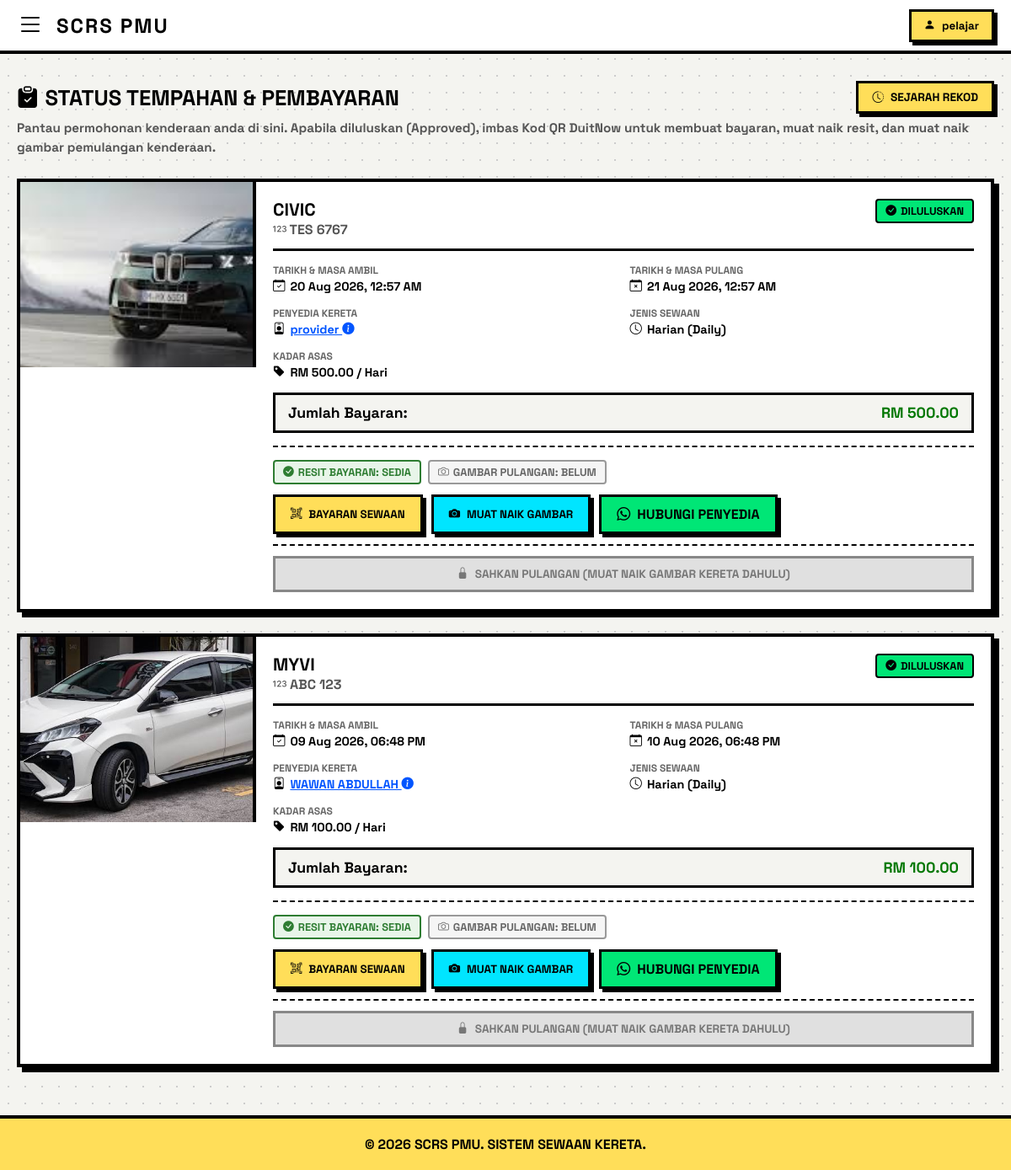
/my_bookings.php (signed in), run on the app's committed database.
### tables this page shows
CREATE TABLE `bookings` (
  `id` int(11) NOT NULL AUTO_INCREMENT,
  `student_id` int(11) NOT NULL,
  `car_id` int(11) NOT NULL,
  `rent_type` enum('Daily','Hourly') NOT NULL,
  `start_date` datetime NOT NULL,
  `end_date` datetime NOT NULL,
  `total_price` decimal(10,2) NOT NULL,
  `payment_receipt` varchar(255) DEFAULT NULL,
  `receipt_file` varchar(255) DEFAULT NULL,
  `status` enum('Pending','Approved','Rejected','Completed') DEFAULT 'Pending',
  `created_at` timestamp NOT NULL DEFAULT current_timestamp(),
  `return_image` varchar(255) DEFAULT NULL,
  PRIMARY KEY (`id`),
  KEY `student_id` (`student_id`),
  KEY `car_id` (`car_id`),
  CONSTRAINT `bookings_ibfk_1` FOREIGN KEY (`student_id`) REFERENCES `students` (`id`) ON DELETE CASCADE,
  CONSTRAINT `bookings_ibfk_2` FOREIGN KEY (`car_id`) REFERENCES `cars` (`id`) ON DELETE CASCADE
);

CREATE TABLE `cars` (
  `id` int(11) NOT NULL AUTO_INCREMENT,
  `provider_id` int(11) NOT NULL,
  `car_brand` varchar(100) NOT NULL DEFAULT '',
  `car_model` varchar(100) NOT NULL,
  `car_plate` varchar(20) NOT NULL,
  `transmission` varchar(20) NOT NULL,
  `seat_capacity` int(11) NOT NULL,
  `price_per_day` decimal(10,2) NOT NULL,
  `price_per_hour` decimal(10,2) NOT NULL,
  `car_image` varchar(255) NOT NULL,
  `status` enum('Available','Unavailable') DEFAULT 'Available',
  `created_at` timestamp NOT NULL DEFAULT current_timestamp(),
  PRIMARY KEY (`id`),
  KEY `provider_id` (`provider_id`),
  CONSTRAINT `cars_ibfk_1` FOREIGN KEY (`provider_id`) REFERENCES `providers` (`id`) ON DELETE CASCADE
);

CREATE TABLE `providers` (
  `id` int(11) NOT NULL AUTO_INCREMENT,
  `username` varchar(50) NOT NULL,
  `email` varchar(100) NOT NULL,
  `full_name` varchar(150) NOT NULL,
  `phone_no` varchar(20) NOT NULL,
  `no_ic` varchar(15) NOT NULL,
  `password` varchar(255) NOT NULL,
  `ic_file` varchar(255) NOT NULL,
  `licence_file` varchar(255) NOT NULL,
  `insurance_file` varchar(255) NOT NULL,
  `greencard_file` varchar(255) NOT NULL,
  `roadtax_file` varchar(255) NOT NULL,
  `qr_code_image` varchar(255) DEFAULT NULL,
  `created_at` timestamp NOT NULL DEFAULT current_timestamp(),
  `status` enum('pending','approved','rejected') DEFAULT 'approved',
  `profile_picture` varchar(255) DEFAULT NULL,
  PRIMARY KEY (`id`)
);

### my_bookings.php (the view, shortened to what the rows shown need)
<?php
require 'db.php';
$student_id = $_SESSION['student_id'];
$sql_bookings = "SELECT b.*, c.car_brand, c.car_model, c.car_plate, c.car_image, c.transmission, c.seat_capacity, c.price_per_day, c.price_per_hour,
                 p.username AS provider_username, p.email AS provider_email,
                 p.full_name AS provider_name, p.phone_no AS provider_phone,
                 p.roadtax_file AS provider_roadtax, p.insurance_file AS provider_insurance,
                 p.profile_picture AS provider_profile_picture,
                 p.qr_code_image AS provider_qr_code
                 FROM bookings b
                 JOIN cars c ON b.car_id = c.id
                 JOIN providers p ON c.provider_id = p.id
                 WHERE b.student_id = ? AND b.status IN ('Pending', 'Approved')
                 ORDER BY b.created_at DESC";
$stmt = $conn->prepare($sql_bookings);
$stmt->bind_param("i", $student_id);
$stmt->execute();
$result_bookings = $stmt->get_result();
?>
<!DOCTYPE html>
<html lang="ms">
<head>
    <link rel="stylesheet" href="https://cdn.jsdelivr.net/npm/bootstrap-icons@1.10.5/font/bootstrap-icons.css">
</head>
<body>
    <main class="main-content">
        <div style="margin-bottom: 25px;">
            <div class="header-flex" style="display: flex; justify-content: space-between; align-items: center; flex-wrap: wrap; gap: 15px; margin-bottom: 6px;">
                <h1 style="font-size: 1.6rem; font-weight: 900; text-transform: uppercase; margin: 0; color: var(--black); display: flex; align-items: center; gap: 8px;">
                    <i class="bi bi-clipboard-check-fill text-dark"></i> Status Tempahan & Pembayaran
                </h1>
            </div>
        </div>
        <?php if ($result_bookings->num_rows > 0): ?>
            <?php while ($booking = $result_bookings->fetch_assoc()):
                $is_approved = ($booking['status'] == 'Approved');
                $badge_class = $is_approved ? 'badge-approved' : 'badge-pending';
                $status_text = $is_approved ? 'Diluluskan' : 'Menunggu Pengesahan';
                $status_icon = $is_approved ? 'bi-check-circle-fill' : 'bi-hourglass-split';
            ?>
                <div class="booking-card">
                    <img src="<?php echo htmlspecialchars($booking['car_image']); ?>" class="booking-img" alt="Kereta">
                    <div class="booking-body">
                        <div>
                            <div class="booking-header">
                                <div>
                                    <h3 class="car-name"><?php echo htmlspecialchars($booking['car_model']); ?></h3>
                                    <span class="car-plate"><i class="bi bi-123 me-1"></i> <?php echo htmlspecialchars($booking['car_plate']); ?></span>
                                </div>
                                <span class="neo-badge <?php echo $badge_class; ?>">
                                    <i class="bi <?php echo $status_icon; ?>"></i> <?php echo $status_text; ?>
                                </span>
                            </div>
                            <div class="details-grid">
                                <div class="detail-item">
                                    <span class="detail-label">Tarikh & Masa Ambil</span>
                                    <div class="detail-value"><i class="bi bi-calendar-check text-success"></i> <?php echo date('d M Y, h:i A', strtotime($booking['start_date'])); ?></div>
                                </div>
                                <div class="detail-item">
                                    <span class="detail-label">Tarikh & Masa Pulang</span>
                                    <div class="detail-value"><i class="bi bi-calendar-x text-danger"></i> <?php echo date('d M Y, h:i A', strtotime($booking['end_date'])); ?></div>
                                </div>
                                <div class="detail-item">
                                    <span class="detail-label">Penyedia Kereta</span>
                                    <div class="detail-value">
                                        <i class="bi bi-person-badge text-primary"></i>
                                        <a href="javascript:void(0)" onclick="showProviderModal('<?php echo htmlspecialchars($booking['provider_username'], ENT_QUOTES); ?>', '<?php echo htmlspecialchars($booking['provider_email'], ENT_QUOTES); ?>', '<?php echo htmlspecialchars($booking['provider_phone'], ENT_QUOTES); ?>', '<?php echo htmlspecialchars($booking['provider_roadtax'] ?? '', ENT_QUOTES); ?>', '<?php echo htmlspecialchars($booking['provider_insurance'] ?? '', ENT_QUOTES); ?>', '<?php echo htmlspecialchars($booking['provider_profile_picture'] ?? '', ENT_QUOTES); ?>', '<?php echo htmlspecialchars($booking['provider_qr_code'] ?? '', ENT_QUOTES); ?>')" style="color: #0055ff; font-weight: 900; text-decoration: underline; cursor: pointer;">
                                            <?php echo htmlspecialchars($booking['provider_name']); ?> <i class="bi bi-info-circle-fill ms-1 fs-6"></i>
                                        </a>
                                    </div>
                                </div>
                                <div class="detail-item">
                                    <span class="detail-label">Jenis Sewaan</span>
                                    <div class="detail-value"><i class="bi bi-clock"></i> <?php echo ($booking['rent_type'] == 'Daily') ? 'Harian (Daily)' : 'Jam (Hourly)'; ?></div>
                                </div>
                                <div class="detail-item">
                                    <span class="detail-label">Kadar Asas</span>
                                    <div class="detail-value">
                                        <i class="bi bi-tag-fill text-warning"></i>
                                        RM <?php echo number_format(($booking['rent_type'] == 'Daily') ? $booking['price_per_day'] : $booking['price_per_hour'], 2); ?> / <?php echo ($booking['rent_type'] == 'Daily') ? 'Hari' : 'Jam'; ?>
                                    </div>
                                </div>
                            </div>
                            <div class="price-box">
                                <span>Jumlah Bayaran:</span>
                                <span style="color: #007700;">RM <?php echo number_format($booking['total_price'], 2); ?></span>
                            </div>
                        </div>
                        <div>
                            <?php if ($is_approved):
                                $phone = preg_replace('/[^0-9]/', '', $booking['provider_phone']);
                                $prov_qr = $booking['provider_qr_code'] ?? '';
                                $has_qr = (!empty($prov_qr) && file_exists($prov_qr));
                                $has_receipt = (!empty($booking['payment_receipt']) && file_exists($booking['payment_receipt']));
                                $has_return_img = (!empty($booking['return_image']) && file_exists($booking['return_image']));
                                $bookingModalData = htmlspecialchars(json_encode([
                                    'id' => (int)$booking['id'],
                                    'carModel' => $booking['car_model'],
                                    'carPlate' => $booking['car_plate'],
                                    'totalPrice' => (float)$booking['total_price'],
                                    'providerName' => $booking['provider_name'],
                                    'qrCode' => $has_qr ? $prov_qr : '',
                                    'receipt' => $has_receipt ? $booking['payment_receipt'] : '',
                                    'returnImage' => $has_return_img ? $booking['return_image'] : ''
                                ], JSON_HEX_TAG | JSON_HEX_APOS | JSON_HEX_QUOT | JSON_HEX_AMP), ENT_QUOTES, 'UTF-8');
                            ?>
                                <div style="margin-top: 15px; border-top: 2px dashed var(--black); padding-top: 15px; text-align: left;">
                                    <?php
                                    $can_complete = ($has_receipt && $has_return_img);
                                    $disabled_text = "";
                                    if (!$can_complete) {
                                        if (!$has_receipt && !$has_return_img) {
                                            $disabled_text = "Sahkan Pulangan (Muat Naik Resit & Gambar Dahulu)";
                                        } elseif (!$has_receipt) {
                                            $disabled_text = "Sahkan Pulangan (Muat Naik Resit Bayaran Dahulu)";
                                        } else {
                                            $disabled_text = "Sahkan Pulangan (Muat Naik Gambar Kereta Dahulu)";
                                        }
                                    }
                                    ?>
                                    <div style="display: flex; gap: 8px; flex-wrap: wrap; margin-bottom: 12px;">
                                        <?php if ($has_receipt): ?>
                                            <span class="neo-badge" style="background: #e8f5e9; color: #2e7d32; border-color: #2e7d32;">
                                                <i class="bi bi-check-circle-fill"></i> Resit Bayaran: Sedia
                                            </span>
                                        <?php else: ?>
                                            <span class="neo-badge" style="background: #fff3e0; color: #e65100; border-color: #e65100;">
                                                <i class="bi bi-hourglass-split"></i> Resit: Belum Dimuat Naik
                                            </span>
                                        <?php endif; ?>
                                        <?php if ($has_return_img): ?>
                                            <span class="neo-badge" style="background: #e8f5e9; color: #2e7d32; border-color: #2e7d32;">
                                                <i class="bi bi-camera-fill"></i> Gambar Pulangan: Sedia
                                            </span>
                                        <?php else: ?>
                                            <span class="neo-badge" style="background: #f5f5f5; color: #666; border-color: #999;">
                                                <i class="bi bi-camera"></i> Gambar Pulangan: Belum
                                            </span>
                                        <?php endif; ?>
                                    </div>
                                    <div style="display: flex; gap: 10px; flex-wrap: wrap; margin-bottom: 12px;">
                                        <button type="button" class="neo-btn btn-yellow mobile-btn-full" data-booking="<?php echo $bookingModalData; ?>" onclick="handlePaymentClick(this)">
                                            <i class="bi bi-qr-code-scan"></i> Bayaran Sewaan
                                        </button>
                                        <button type="button" class="neo-btn btn-blue mobile-btn-full" data-booking="<?php echo $bookingModalData; ?>" onclick="handleReturnClick(this)">
                                            <i class="bi bi-camera-fill"></i> Muat Naik Gambar
                                        </button>
                                        <a href="https://wa.me/<?php echo $phone; ?>?text=Hai,%20saya%20pelajar%20dari%20SCRS%20PMU.%20Tempahan%20kereta%20<?php echo urlencode($booking['car_model']); ?>%20saya%20telah%20diluluskan." target="_blank" class="neo-btn btn-green mobile-btn-full">
                                            <i class="bi bi-whatsapp"></i> Hubungi Penyedia
                                        </a>
                                    </div>
                                    <div style="border-top: 2px dashed var(--black); padding-top: 12px;">
                                        <?php if ($can_complete): ?>
                                            <form action="" method="POST" style="margin: 0; width: 100%;">
                                                <input type="hidden" name="booking_id" value="<?php echo $booking['id']; ?>">
                                                <button type="submit" name="complete_return" class="neo-btn btn-green mobile-btn-full" style="width: 100%; justify-content: center; font-size: 0.95rem;" onclick="return confirm('Adakah anda pasti bahawa bayaran telah dibuat dan kenderaan telah dipulangkan dengan sempurna?');">
                                                    <i class="bi bi-check-circle-fill me-1"></i> Sahkan Kereta Telah Dikembalikan
                                                </button>
                                            </form>
                                        <?php else: ?>
                                            <button type="button" class="neo-btn mobile-btn-full" style="width: 100%; justify-content: center; background-color: #e0e0e0; color: #777; border-color: #888; cursor: not-allowed; box-shadow: none; font-size: 0.85rem;" disabled title="<?php echo $disabled_text; ?>">
                                                <i class="bi bi-lock-fill me-1"></i> <?php echo $disabled_text; ?>
                                            </button>
                                        <?php endif; ?>
                                    </div>
                                </div>
                            <?php endif; ?>
                        </div>
                    </div>
                </div>
            <?php endwhile; ?>
        <?php endif; ?>
    </main>
</body>
</html>

### data on the page
bookings: car.car_image (picture), car.car_model "CIVIC", car.car_plate "TES 6767", status "DILULUSKAN", start_date "20 Aug 2026, 12:57 AM", end_date "21 Aug 2026, 12:57 AM", providers.full_name "provider", rent_type "Harian (Daily)", car.price_per_day "500.00", total_price "500.00", shows "RESIT BAYARAN: SEDIA", shows "GAMBAR PULANGAN: BELUM", payment_receipt "SAHKAN PULANGAN (MUAT NAIK GAMBAR KERETA DAHULU)"
bookings: car.car_image (picture), car.car_model "MYVI", car.car_plate "ABC 123", status "DILULUSKAN", start_date "09 Aug 2026, 06:48 PM", end_date "10 Aug 2026, 06:48 PM", providers.full_name "WAWAN ABDULLAH", rent_type "Harian (Daily)", car.price_per_day "100.00", total_price "100.00", shows "RESIT BAYARAN: SEDIA", shows "GAMBAR PULANGAN: BELUM", payment_receipt "SAHKAN PULANGAN (MUAT NAIK GAMBAR KERETA DAHULU)"

### other printed values
$student_name "pelajar"
